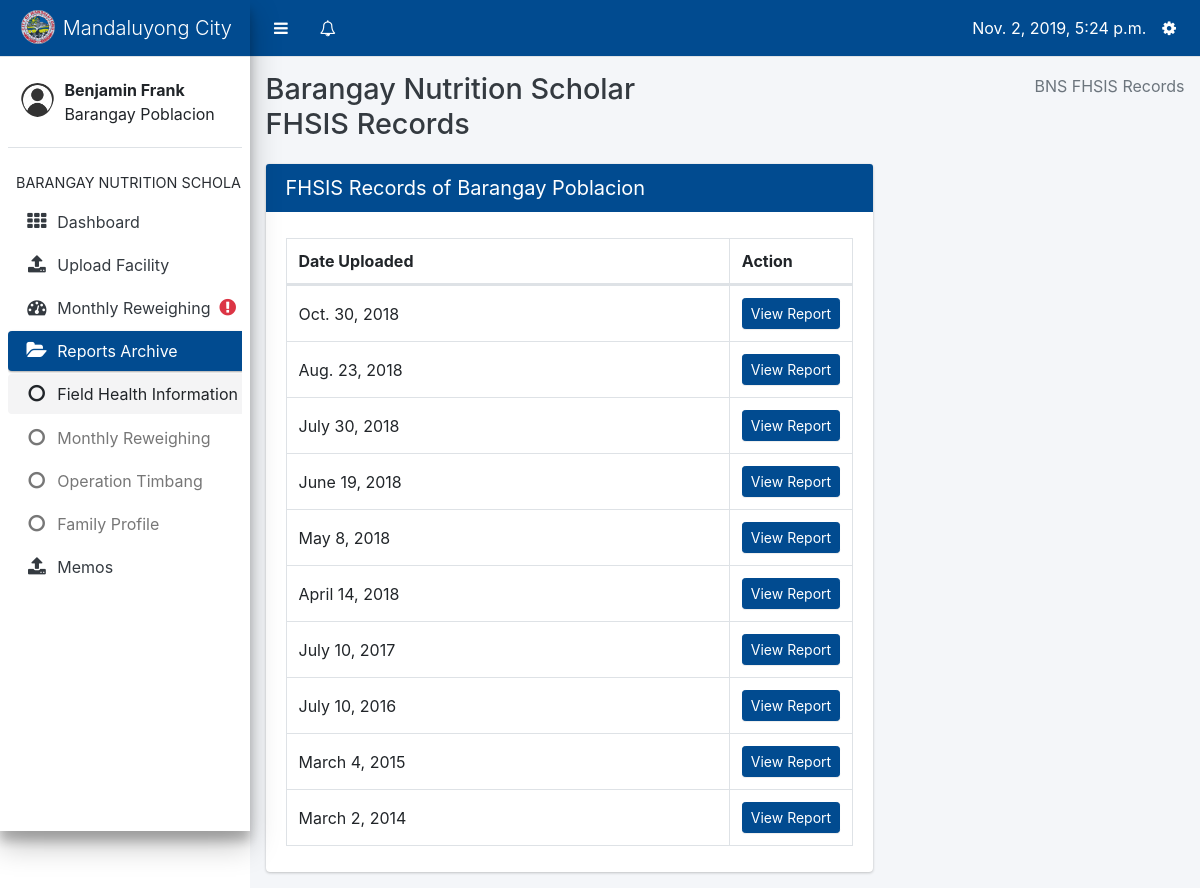
Before: /data-input/bns/fhsis/list (signed in) with the older database file.
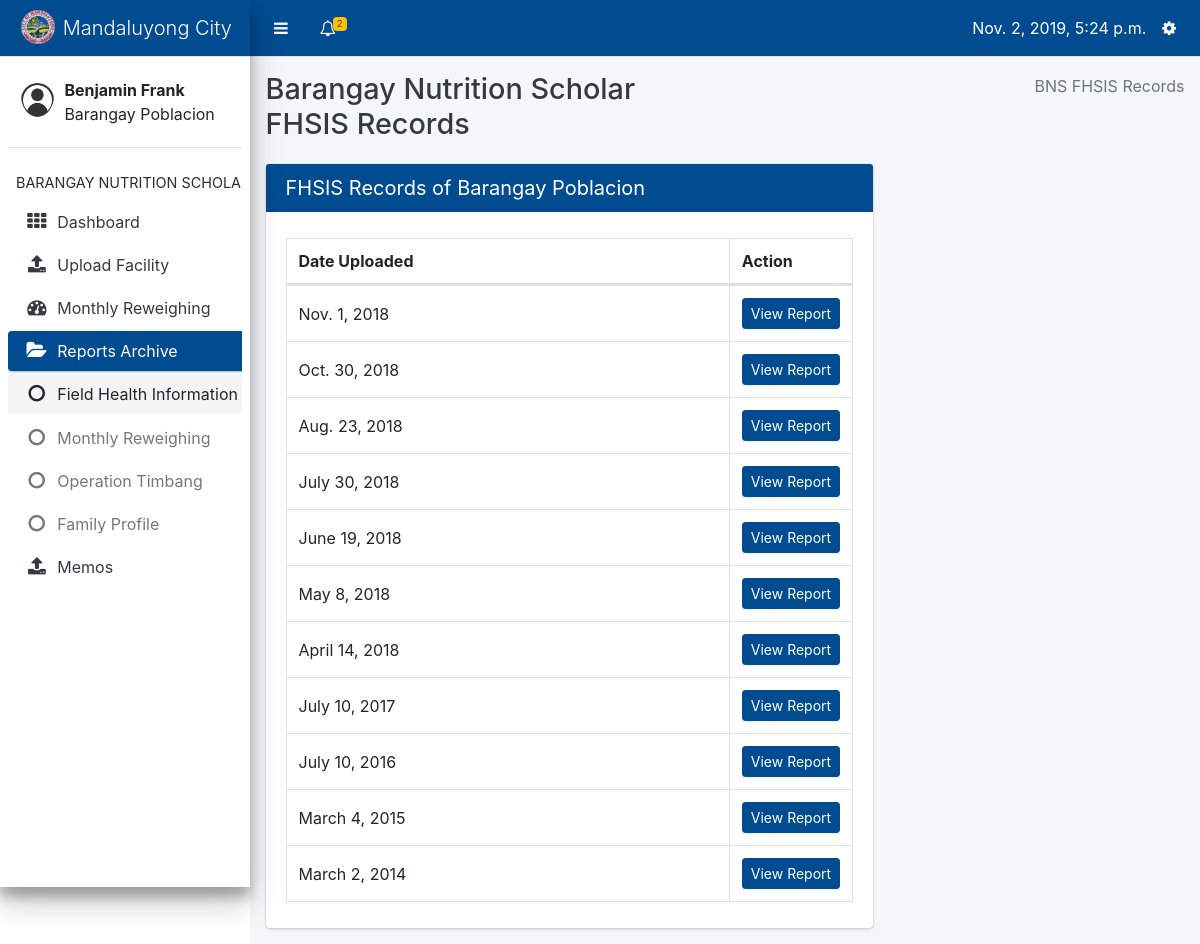
After: the same page with the newer database file.
### datainput/models.py (models this page shows, shortened)
class FHSIS(models.Model):
    date = models.DateTimeField(default=datetime.now)
    uploaded_by = models.ForeignKey('core.Profile', on_delete=models.DO_NOTHING)
    barangay = models.ForeignKey(Barangay, on_delete=models.CASCADE)

### datainput/views.py (the view)
# urls.py: path('bns/fhsis/list', views.show_fhsis_list, name='show_fhsis_list'),
@login_required
def show_fhsis_list(request):
    barangay = Profile.objects.get(user=request.user).barangay
    fhsis_records = FHSIS.objects.filter(barangay=barangay)
    profile = Profile.objects.get(user=request.user)
    context = {
        'active': 'fh',
        'profile': profile,
        'fhsis_records': fhsis_records.order_by('-date')
    }
    return render(request, 'datainput/show_fhsis_list.html', context)

### core/context_processors.py (called while the page is built)
def get_user_type(request):
    if request.user.is_anonymous:
        return {
            'user_type': None
        }
    return {
        'user_type': Profile.objects.get(user=request.user).user_type
    }

def get_notifications(request):
    if not request.user.is_anonymous:
        notifications = Notification.objects.filter(profile_to=Profile.objects.get(user=request.user)).order_by('date')
        return {
            'notifications': notifications
        }
    return {
        'notifications': None
    }

def get_unread_notifications(request):
    if not request.user.is_anonymous:
        unread_count = Notification.objects.filter(profile_to=Profile.objects.get(user=request.user), is_read=False)
        return {
            'unread_count': unread_count.count()
        }
    return {
        'unread_count': None
    }

def today(request):
    return {
        'today': datetime.now()
    }

def year_now(request):
    return {
        'year_present': datetime.now().year
    }

def profile(request):
    if request.user.is_anonymous:
        return {
            'profile': None
        }
    return {
        'profile': Profile.objects.get(user=request.user)
    }

### datainput/templates/datainput/show_fhsis_list.html (shortened to what this page needs)
{% extends 'core/bns-layout.html' %}
{% block content %}
<div class="content-wrapper" style="min-height: 620px; height: auto; margin-top: 57px;">
    <div class="content-header">
        <div class="container-fluid">
            <div class="row mb-2">
                    <div class="col-sm-6">
                        <h1 class="m-0 text-dark">Barangay Nutrition Scholar FHSIS Records</h1>
                    </div>
                <div class="col-sm-6">
                    <ol class="breadcrumb float-sm-right">
                        <li class="breadcrumb-item active">BNS FHSIS Records</li>
                    </ol>
                </div>
            </div>
        </div>
    </div>
    <section class="content">
        <div class="container-fluid">
            <div class="row">
                <div class="col-8">
                    <div class="card card-primary">
                        <div class="card-header">
                            <h3 class="card-title">FHSIS Records of {{ profile.barangay.name }} </h3>
                        </div>
                        <div class="card-body">
    <table id="family_list" class="table table-bordered table-hover dataTable">
                                <thead>
                                    <tr>
                                        <th>Date Uploaded</th>
                                        <th style="width: 16%;">Action</th>
                                    </tr>
                                </thead>
                                <tbody>
        {% for fhsis in fhsis_records %}
            <tr>
                <td style="vertical-align: middle;">
                    {{ fhsis.date.date }}
                </td>
                <td>
                    <a style="text-align: center;" class="btn btn-primary btn-sm col-12" href="{% url 'datainput:display_fhsis' fhsis.id %}">View Report</a>
                </td>
            </tr>
        {% endfor %}
    </table>
                        </div>
                    </div>
                </div>
            </div>
        </div>
    </section>
</div>
{% endblock %}

### core/templates/core/bns-layout.html (shortened to what the changed rows need)
{% load static %}
<html>
    <head>
        <link rel="stylesheet" type="text/css" href="{% static 'core/plugins/bootstrap/css/bootstrap.css' %}">
        <link rel="stylesheet" type="text/css" href="{% static 'core/plugins/css/adminlte.css' %}">
        <link rel="stylesheet" type="text/css" href="{% static 'core/plugins/datatables/dataTables.bootstrap4.css' %}">
        <link rel="stylesheet" type="text/css" href="{% static 'core/plugins/font-awesome/css/font-awesome.css' %}">
    </head>
    <body class="sidebar-mini">
        <div class="wrapper">
            <nav class="main-header navbar navbar-expand border-bottom navbar-light bg-primary" style="position: fixed; right: 0; left: 0;">
                <ul class="navbar-nav">
                    <li class="nav-item dropdown">
                        <a class="nav-link" data-toggle="dropdown" href="#" aria-expanded="false" style="padding-top: 12px;">
                            <i class="fa fa-bell-o"></i>
                            {% if unread_count > 0 %}
                                <span class="badge badge-warning navbar-badge">
                                {{ unread_count }}</span>
                            {% endif %}
                        </a>
                    </li>
                </ul>
            </nav>
            <aside class="main-sidebar elevation-4 sidebar-light-primary" style="min-height: 620px;">
                <div class="sidebar">
                    <nav class="mt-2">
                        <ul class="nav nav-pills nav-sidebar flex-column" data-widget="treeview" role="menu" data-accordion="false">
                            <li class="nav-item">
                                <a href="{% url 'datainput:latest_monthly_reweighing_index' %}" class="nav-link {% if active == 'mw' %}active{% endif %}">
                                    <i class="nav-icon fa fa-dashboard"></i>
                                    <p>Monthly Reweighing</p>
                                    {% if not profile.barangay.has_reweighed %}
                                        <i class="text-danger nav-icon fa fa-exclamation-circle"></i>
                                    {% endif %}
                                </a>
                            </li>
                        </ul>
                    </nav>
                </div>
            </aside>
            {% block content %}
            {% endblock %}
        </div>
    </body>
</html>

Changed rows visible on the page:
added FHSIS: date "Nov. 1, 2018"
Other visible differences:
{{ unread_count }}: (not shown) → "2"
